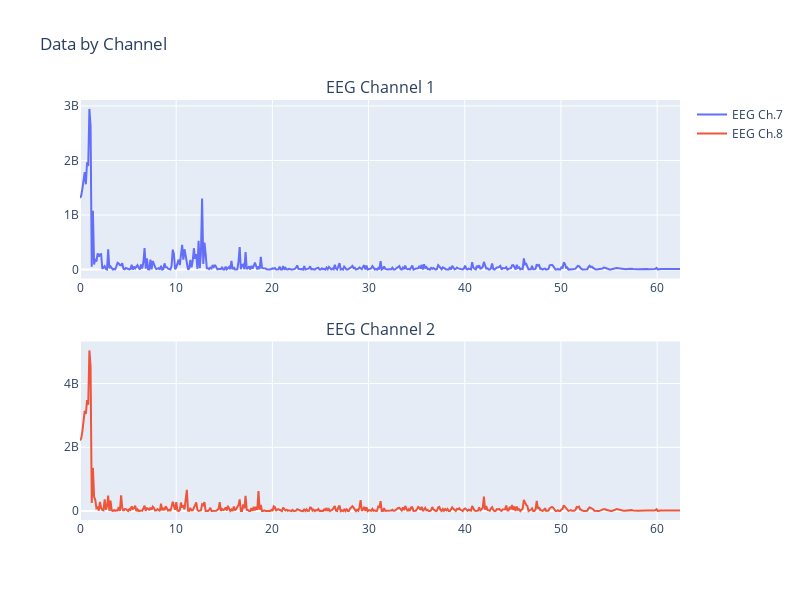

Here is the notebook cell this chart was saved with:
### Code cell
# plot
S1.plot(ver='fq', chns=[7,8])

### Figure 1 — Plotly figure (JSON) as saved in the notebook; plotly's stock layout.template omitted (floating-point values rounded to 4 significant figures; data arrays with more than 128 entries replaced by an {"elided": "..."} marker saying what was removed)
{"data": [{"mode": "lines", "name": "EEG Ch.7", "type": "scatter", "x": {"elided": "512 float values"}, "xaxis": "x", "y": {"elided": "512 float values"}, "yaxis": "y"}, {"mode": "lines", "name": "EEG Ch.8", "type": "scatter", "x": {"elided": "512 float values"}, "xaxis": "x2", "y": {"elided": "512 float values"}, "yaxis": "y2"}], "layout": {"annotations": [{"font": {"size": 16}, "showarrow": false, "text": "EEG Channel 1", "x": 0.5, "xanchor": "center", "xref": "paper", "y": 1, "yanchor": "bottom", "yref": "paper"}, {"font": {"size": 16}, "showarrow": false, "text": "EEG Channel 2", "x": 0.5, "xanchor": "center", "xref": "paper", "y": 0.425, "yanchor": "bottom", "yref": "paper"}], "height": 600, "title": {"text": "Data by Channel"}, "width": 800, "xaxis": {"anchor": "y", "domain": [0, 1]}, "xaxis2": {"anchor": "y2", "domain": [0, 1]}, "yaxis": {"anchor": "x", "domain": [0.575, 1]}, "yaxis2": {"anchor": "x2", "domain": [0, 0.425]}}}
